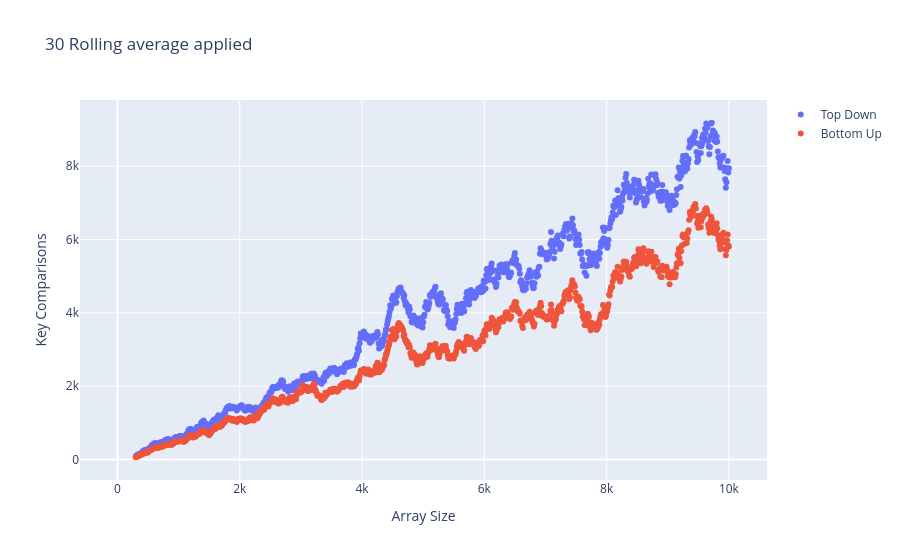

The code cell stored with this chart in its notebook:
### Code cell
fig = go.Figure()

fig.add_trace(go.Scatter(x=df["Array Size"], y=df["topclean"], mode="markers", name="Top Down"))
fig.add_trace(go.Scatter(x=df["Array Size"], y=df["bottomclean"], mode="markers", name="Bottom Up"))
fig.update_layout(title="30 Rolling average applied", xaxis_title="Array Size", yaxis_title="Key Comparisons")

fig.show()

### Figure 1 — Plotly figure (JSON) as saved in the notebook; plotly's stock layout.template omitted (floating-point values rounded to 4 significant figures; data arrays with more than 128 entries replaced by an {"elided": "..."} marker saying what was removed)
{"data": [{"mode": "markers", "name": "Top Down", "type": "scatter", "x": {"elided": "1000 int values"}, "y": {"elided": "1000 float values"}}, {"mode": "markers", "name": "Bottom Up", "type": "scatter", "x": {"elided": "1000 int values"}, "y": {"elided": "1000 float values"}}], "layout": {"title": {"text": "30 Rolling average applied"}, "xaxis": {"title": {"text": "Array Size"}}, "yaxis": {"title": {"text": "Key Comparisons"}}}}
